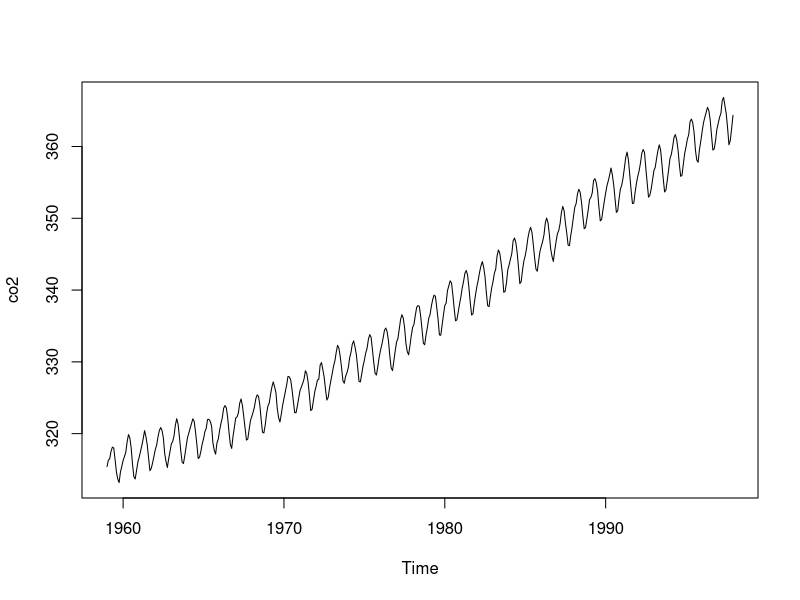
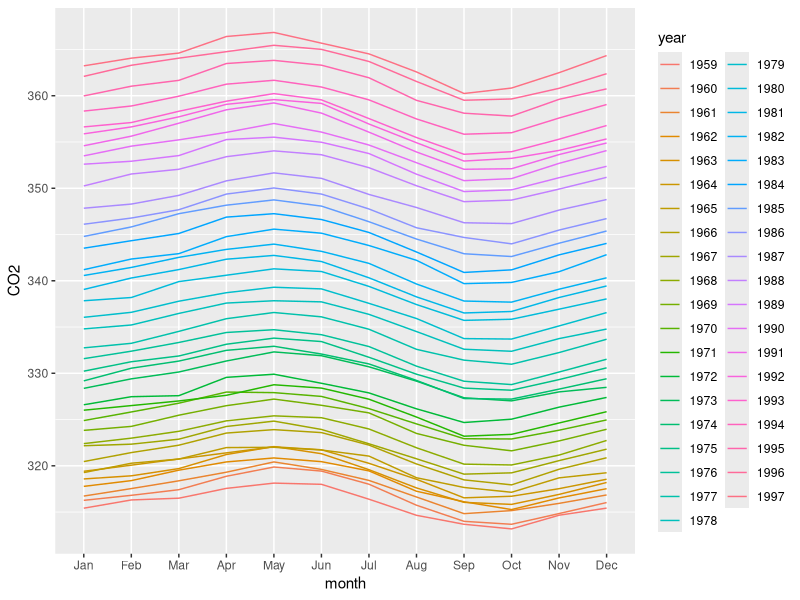
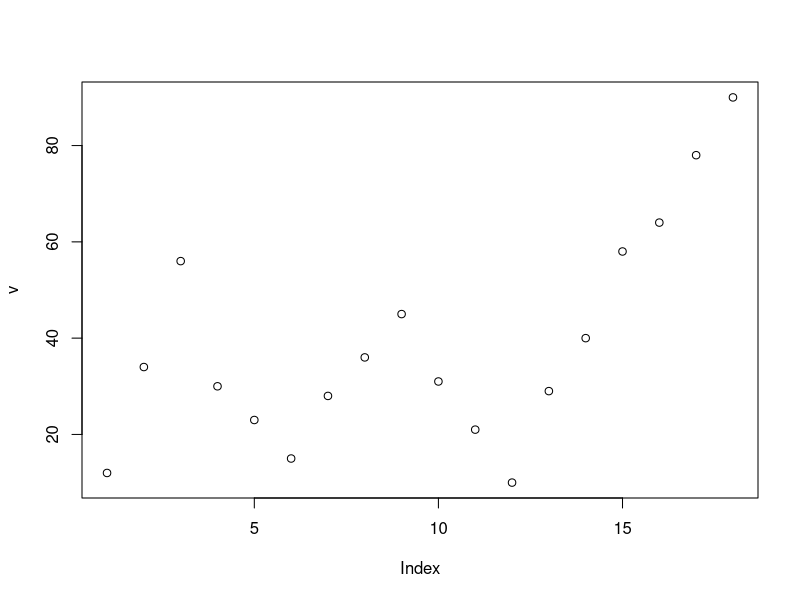

These figures' R source, in order: (Note: this script raises an error after producing the figures.)
## ---- chunk 1

library("ggplot2")
library("tseries")
library("forecast")
library("tidyverse")

knitr::opts_chunk$set(echo = TRUE)
## ---- chunk 2
data(co2)
co2
## ---- chunk 3
plot(co2)
## ---- chunk 4
co2_df = data.frame("CO2" = co2)
co2_df$year = rep(seq(1959,1997), each=12)
co2_df$month = rep(month.abb, times=(1997-1959+1))

co2_df <- co2_df |>
  mutate(month = factor(month, levels = c(month.abb)),
         year = factor(year),
         CO2 = as.numeric(CO2))
## ---- chunk 5
ggplot(co2_df, aes(x = month, y = CO2, group=year)) + geom_line(aes(color=year))
## ---- chunk 6
v = c(12,34,56,30,23,15,28,36,45,31,21,10,29,40,58,64,78,90)
plot(v)
## ---- chunk 7
n = length(v)
v_avg = mean(v)
v1 = v[2:n]
v2 = v[1:(n-1)]

## autocorrelation with lag = 1
r1 = ((v1 - v_avg) %*% (v2 - v_avg))/((v - v_avg) %*% (v - v_avg))
print(r1)
## ---- chunk 8
## your code here!!
## ---- chunk 9
acf(v, plot = FALSE)
## ---- chunk 10
data(ausbeer)
beer2 <- window(ausbeer, start=1992)
## ---- chunk 11
acf(beer2, plot = FALSE)
## ---- chunk 12
ggAcf(beer2)
## ---- chunk 13
acf(co2, plot = FALSE)
